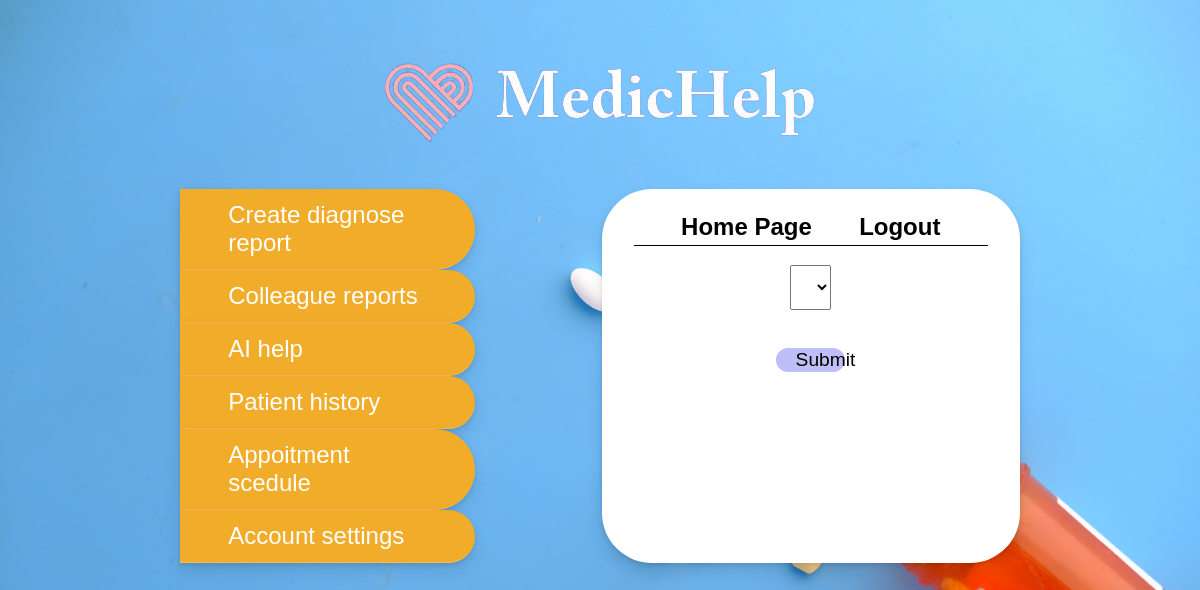
The page /RequestHelp (signed in) on the database as committed earlier.
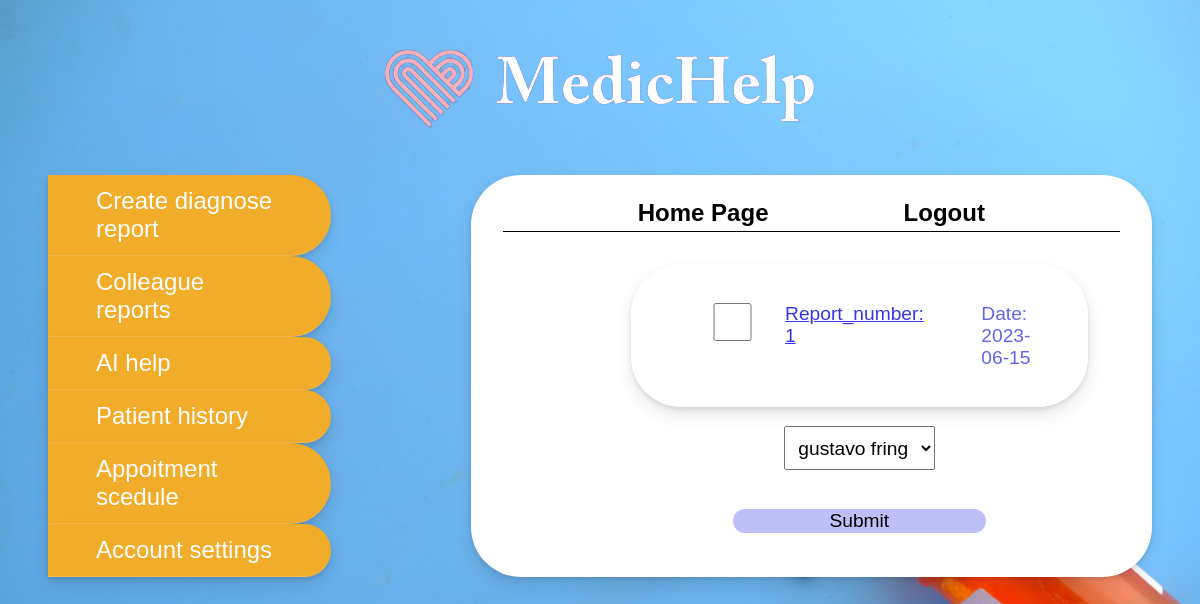
The same page on the database as committed later.
### PneumoniaApp/Patient/models.py (models this page shows, shortened)
class Report(db.Model):
    id = db.Column(db.Integer, primary_key=True)
    image = db.Column(db.String(120), unique=True, nullable=False)
    start_date = db.Column(db.Date, default=datetime.utcnow)
    end_date = db.Column(db.Date)
    patient_id = db.Column(db.Integer, db.ForeignKey('patient.id'), nullable=False)
    doctor_id = db.Column(db.Integer, db.ForeignKey('doctor.id'), nullable=False)
    helping_doctor_id = db.Column(db.Integer, db.ForeignKey('doctor.id'))
    helping_doctor_answer = db.Column(db.Boolean)
    ai_help = db.Column(db.Boolean, default=False)
    ai_answer = db.Column(db.Boolean)
    is_sick = db.Column(db.Boolean)
    is_answer=db.Column(db.Boolean, default=False)

### PneumoniaApp/Doctor/routes.py (the view, shortened to what this page needs)
@doctor.route("/RequestHelp", methods=['POST', 'GET'])
@login_required
def RequestHelp():
    doctors = Doctor.query.filter_by(is_approved=True).all()
    reports = Report.query.filter_by(doctor_id=current_user.id, is_answer=False).all()
    return render_template("DoctorHelpDiagnose.html", reports=reports, doctors=doctors)

### PneumoniaApp/templates/DoctorHelpDiagnose.html
{% extends 'homeLayout.html' %}
{% block content %}
    <a href="{{url_for('doctor.Doctor_Answer')}}">Create diagnose report</a>
    <a href="{{url_for('doctor.Helping_Doctors')}}">Colleague reports</a>
    <a href="{{url_for('doctor.DoctorAI')}}">AI help</a>
    <a href="{{url_for('doctor.SearchPatientHistory')}}">Patient history</a>
    <a href="{{url_for('doctor.DoctorsAppointments')}}">Appoitment scedule</a>
    <a href="{{url_for('Authentication.DoctorChangePassword')}}">Account settings</a>
{% endblock content %}
{% block homepage %}
    <a href="{{url_for('Authentication.doctorHome')}}">Home Page</a>
{% endblock %}
{% block desc %}
<form action="" id="passwordForm" method="POST">
    {% for report in reports %}
        <div class="doctor">
            <input type="checkbox" value="{{ report.id }}" name="checkbox" id="checkbox_{{ report.id }}" style="margin-top: 2em; height:2em;">
            <a href="{{ url_for('doctor.Doctor_answer_details', report_id=report.id) }}">Report_number: {{ report.id }}</a>
            <label for="">Date: {{ report.start_date }}</label>
        </div>
    {% endfor %}
    <select name="select" id="select">
        {% for doctor in doctors %}
            <option value="{{ doctor.id }}">{{ doctor.username }}</option>
        {% endfor %}
    </select>
    <button type="submit">Submit</button>
</form>
{% endblock desc %}

Rows that differ between the two databases and show on the page:
added Report: id "1", start_date "2023-06-15"
Other text that changed with them:
form field select: (not shown) → "gustavo fring"
